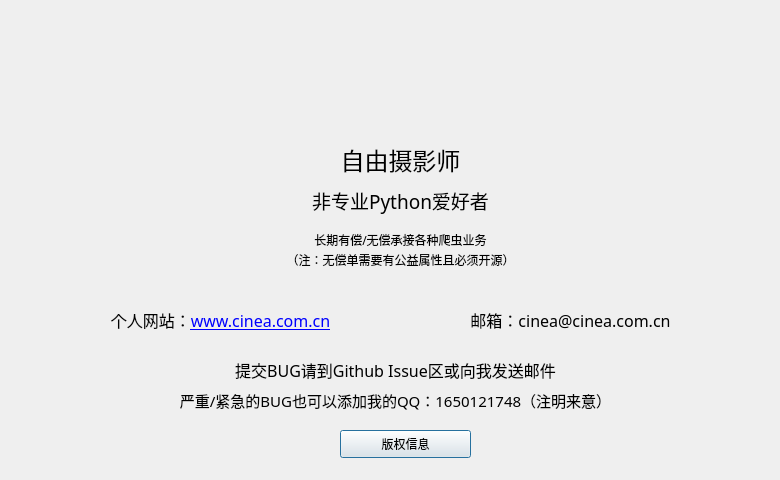
<?xml version="1.0" encoding="UTF-8"?>
<ui version="4.0">
 <class>Dialog</class>
 <widget class="QDialog" name="Dialog">
  <property name="geometry">
   <rect>
    <x>0</x>
    <y>0</y>
    <width>780</width>
    <height>480</height>
   </rect>
  </property>
  <property name="font">
   <font>
    <family>微软雅黑</family>
   </font>
  </property>
  <property name="windowTitle">
   <string>关于作者</string>
  </property>
  <widget class="QLabel" name="img">
   <property name="geometry">
    <rect>
     <x>160</x>
     <y>30</y>
     <width>471</width>
     <height>91</height>
    </rect>
   </property>
   <property name="styleSheet">
    <string notr="true">background-image:url(:/images/CineaWorks.png)</string>
   </property>
   <property name="text">
    <string/>
   </property>
  </widget>
  <widget class="QLabel" name="label_2">
   <property name="geometry">
    <rect>
     <x>240</x>
     <y>130</y>
     <width>321</width>
     <height>61</height>
    </rect>
   </property>
   <property name="styleSheet">
    <string notr="true"/>
   </property>
   <property name="text">
    <string>&lt;html&gt;&lt;head/&gt;&lt;body&gt;&lt;p align=&quot;center&quot;&gt;&lt;span style=&quot; font-size:18pt;&quot;&gt;自由摄影师&lt;/span&gt;&lt;/p&gt;&lt;/body&gt;&lt;/html&gt;</string>
   </property>
  </widget>
  <widget class="QLabel" name="label_3">
   <property name="geometry">
    <rect>
     <x>240</x>
     <y>170</y>
     <width>321</width>
     <height>61</height>
    </rect>
   </property>
   <property name="styleSheet">
    <string notr="true"/>
   </property>
   <property name="text">
    <string>&lt;html&gt;&lt;head/&gt;&lt;body&gt;&lt;p align=&quot;center&quot;&gt;&lt;span style=&quot; font-size:14pt;&quot;&gt;非专业Python爱好者&lt;/span&gt;&lt;/p&gt;&lt;/body&gt;&lt;/html&gt;</string>
   </property>
  </widget>
  <widget class="QLabel" name="label_4">
   <property name="geometry">
    <rect>
     <x>240</x>
     <y>230</y>
     <width>321</width>
     <height>21</height>
    </rect>
   </property>
   <property name="styleSheet">
    <string notr="true">line-height:5px</string>
   </property>
   <property name="text">
    <string>&lt;html&gt;&lt;head/&gt;&lt;body&gt;&lt;p align=&quot;center&quot;&gt;长期有偿/无偿承接各种爬虫业务&lt;/p&gt;&lt;/body&gt;&lt;/html&gt;</string>
   </property>
  </widget>
  <widget class="QLabel" name="label_5">
   <property name="geometry">
    <rect>
     <x>240</x>
     <y>250</y>
     <width>321</width>
     <height>21</height>
    </rect>
   </property>
   <property name="styleSheet">
    <string notr="true">line-height:5px</string>
   </property>
   <property name="text">
    <string>&lt;html&gt;&lt;head/&gt;&lt;body&gt;&lt;p align=&quot;center&quot;&gt;（注：无偿单需要有公益属性且必须开源）&lt;/p&gt;&lt;/body&gt;&lt;/html&gt;</string>
   </property>
  </widget>
  <widget class="QLabel" name="label_6">
   <property name="geometry">
    <rect>
     <x>40</x>
     <y>290</y>
     <width>361</width>
     <height>61</height>
    </rect>
   </property>
   <property name="styleSheet">
    <string notr="true"/>
   </property>
   <property name="text">
    <string>&lt;html&gt;&lt;head/&gt;&lt;body&gt;&lt;p align=&quot;center&quot;&gt;&lt;span style=&quot; font-size:12pt;&quot;&gt;个人网站：&lt;/span&gt;&lt;a href=&quot;https://www.cinea.com.cn&quot;&gt;&lt;span style=&quot; font-size:12pt; text-decoration: underline; color:#0000ff;&quot;&gt;www.cinea.com.cn&lt;/span&gt;&lt;/a&gt;&lt;/p&gt;&lt;/body&gt;&lt;/html&gt;</string>
   </property>
   <property name="openExternalLinks">
    <bool>true</bool>
   </property>
  </widget>
  <widget class="QLabel" name="label_7">
   <property name="geometry">
    <rect>
     <x>390</x>
     <y>290</y>
     <width>361</width>
     <height>61</height>
    </rect>
   </property>
   <property name="styleSheet">
    <string notr="true"/>
   </property>
   <property name="text">
    <string>&lt;html&gt;&lt;head/&gt;&lt;body&gt;&lt;p align=&quot;center&quot;&gt;&lt;span style=&quot; font-size:12pt;&quot;&gt; 邮箱：cinea@cinea.com.cn&lt;/span&gt;&lt;/p&gt;&lt;/body&gt;&lt;/html&gt;</string>
   </property>
  </widget>
  <widget class="QLabel" name="label_8">
   <property name="geometry">
    <rect>
     <x>170</x>
     <y>350</y>
     <width>451</width>
     <height>41</height>
    </rect>
   </property>
   <property name="styleSheet">
    <string notr="true"/>
   </property>
   <property name="text">
    <string>&lt;html&gt;&lt;head/&gt;&lt;body&gt;&lt;p align=&quot;center&quot;&gt;&lt;span style=&quot; font-size:12pt;&quot;&gt;提交BUG请到Github Issue区或向我发送邮件&lt;/span&gt;&lt;/p&gt;&lt;/body&gt;&lt;/html&gt;</string>
   </property>
  </widget>
  <widget class="QLabel" name="label_9">
   <property name="geometry">
    <rect>
     <x>130</x>
     <y>380</y>
     <width>531</width>
     <height>41</height>
    </rect>
   </property>
   <property name="styleSheet">
    <string notr="true"/>
   </property>
   <property name="text">
    <string>&lt;html&gt;&lt;head/&gt;&lt;body&gt;&lt;p align=&quot;center&quot;&gt;&lt;span style=&quot; font-size:11pt;&quot;&gt;严重/紧急的BUG也可以添加我的QQ：1650121748（注明来意）&lt;/span&gt;&lt;/p&gt;&lt;/body&gt;&lt;/html&gt;</string>
   </property>
  </widget>
  <widget class="QPushButton" name="copyRightMsg">
   <property name="geometry">
    <rect>
     <x>340</x>
     <y>430</y>
     <width>131</width>
     <height>28</height>
    </rect>
   </property>
   <property name="text">
    <string>版权信息</string>
   </property>
  </widget>
 </widget>
 <resources>
  <include location="../../sources/static.qrc"/>
 </resources>
 <connections/>
</ui>
